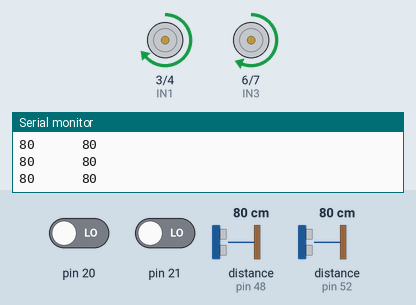
This sketch was run on a simulated Arduino Mega 2560, built with avr-gcc and run on an emulated ATmega2560. Parts: motor-driver pin pairs drawn as motors (green arrow = first pin HIGH = forward, orange = second pin HIGH = backward, longer = more drive, scaled by the enable pin), the last lines printed to the serial monitor. Wiring (inferred from the names in the program): 2 × ultrasonic range finder: trigger pin 46, echo pin 48 / trigger pin 50, echo pin 52. The inputs (shaded band) are chosen by the test bench; at power-on: distance to the obstacle (sensors on pin 48, pin 52) 80 cm, pin 20 LOW, pin 21 LOW. The echo pulse lasts 58.3 µs per cm.

Above: at 1.2 s.
1.3 s: distance to the obstacle (sensor on pin 48) set to 44 cm
2.8 s: distance to the obstacle (sensor on pin 48) set to 36 cm
At 3.3 s:
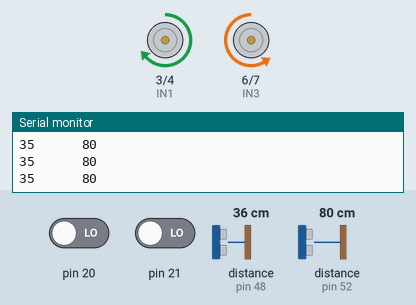
4.3 s: distance to the obstacle (sensor on pin 52) set to 46 cm
7.3 s: distance to the obstacle (sensor on pin 52) set to 38 cm
At 8.1 s:
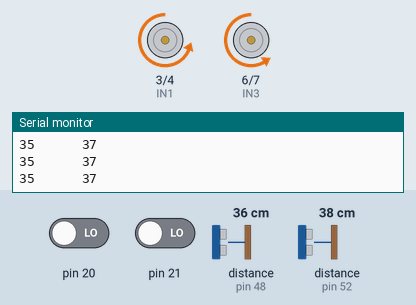
8.8 s: distance to the obstacle (sensor on pin 48) set to 120 cm
At 9.2 s:
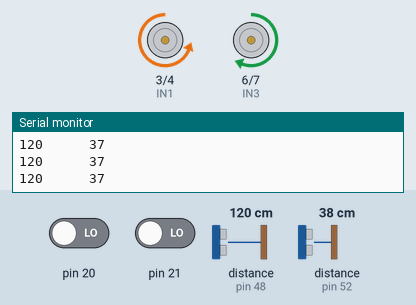
10.3 s: distance to the obstacle (sensor on pin 48) set to 2 cm
At 11.5 s:
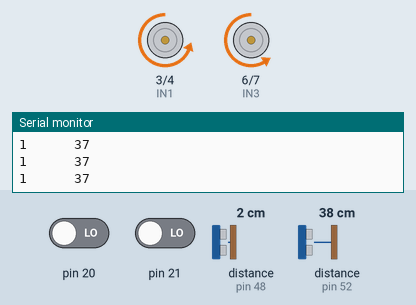
Timing chart, 0 to 12.8 s (numbered marks = the images above; inputs shaded):
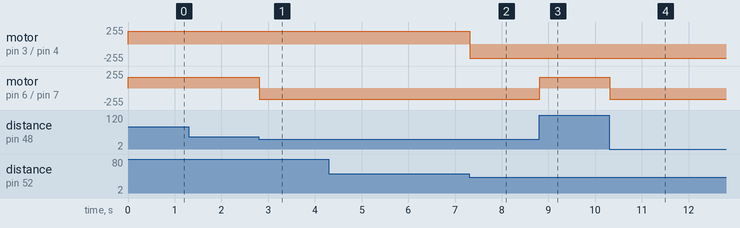

The sketch:

Proekt_10082018.ino
```cpp
#include <SoftwareSerial.h>


//МОТОР 1
int ENA = 2;// ENA подключен к выводу 2скорость
int IN1 = 3;// Input1 подключен к выводу 3
int IN2 = 4;// Input2 подключен к выводу 4
//МОТОР 2
int ENB = 5;// ENA подключен к выводу 5скорость
int IN3 = 6;// Input3 подключен к выводу 6
int IN4 = 7;// Input4 подключен к выводу 7

int NAPRAVLENIE_1;                  //0-назад,1-вперед
int NAPRAVLENIE_2;
volatile unsigned int encoder1 = 1;//начальное значение шагов энкодера
volatile unsigned int encoder2 = 1;

volatile unsigned int previousEncoder1;
volatile unsigned int previousEncoder2;


const int Trig1 = 46;
const int Echo1= 48;
unsigned int time_us1=0;
unsigned int distance1=0;
int d1;
const int Trig2 = 50;
const int Echo2= 52;
unsigned int time_us2=0;
unsigned int distance2=0;
int d2;

long previousMillis = 0; // нулевая отметка
long interval = 100;    // интервал для сравнения


void setup() {
 pinMode (ENA, OUTPUT);  pinMode (IN1, OUTPUT); pinMode (IN2, OUTPUT);
 pinMode (ENB, OUTPUT);  pinMode (IN3, OUTPUT); pinMode (IN4, OUTPUT);

 Serial.begin(9600);

 attachInterrupt(2,Probeg1,RISING);// на 21
 attachInterrupt(3,Probeg2,RISING);// на 20

  pinMode(Trig1, OUTPUT);
  pinMode(Echo1, INPUT);
   pinMode(Trig2, OUTPUT);
  pinMode(Echo2, INPUT);
}


//<<<<<<<<<<<<<<<<<<<<<<<<<<<<<  void loop  >>>>>>>>>>>>>>>>>>>>>>>>>>>>>>>>>>>>>>>>>>>>>>>>>>>>>>>>>>>>>>>>>>void loop

void loop() {
     ultrasonik1(d1);
     ultrasonik2(d2);

   if (distance1>40)
   {
    MOTOR2('F');
   }
   if (distance2>40)
   {
    MOTOR1('F');
   }

   if (distance1<40)
   {
    MOTOR2('B');
   }
   if (distance2<40)
   {
    MOTOR1('B');
   }

  Serial.print(distance1);  Serial.print("      "); Serial.println(distance2);
// Serial.print("                  "); Serial.print(encoder1); Serial.print("      "); Serial.println(encoder2);
}


//<<<<<<<<<<<<<<<<<<<<<<<<<<<<<  void Probeg  >>>>>>>>>>>>>>>>>>>>>>>>>>>>>>>>>>>>>>>>>>>>>>>>>>>>>>>>>>>>>void Probeg

void Probeg1() //поворот колеса робота(подразумевается,что этим смогу определить положение)
{
  if( NAPRAVLENIE_1 == 1 ){//если крутит вперед
   encoder1 = encoder1+1;
  }

  else{
    encoder1 = encoder1-1;
  }
}

void Probeg2() //поворот колеса робота(подразумевается,что этим смогу определить положение)
{
  if( NAPRAVLENIE_2 == 1 ){//если крутит вперед
   encoder2 = encoder2+1;
  }

  else{
    encoder2 = encoder2 - 1;
  }
}

//<<<<<<<<<<<<<<<<<<<<<<<<<<<<<  void MOTOR  >>>>>>>>>>>>>>>>>>>>>>>>>>>>>>>>>>>>>>>>>>>>>>>>>>>>>>>>>>>>>>>>>>>void MOTOR

void MOTOR1(char a)// значение,на которое выставится колесо
{
  if(a == 'F') {
  digitalWrite (IN1, HIGH);
  digitalWrite (IN2, LOW);
  analogWrite(ENA,190);


  }

  else if(a == 'B') {
  digitalWrite (IN1, LOW);
  digitalWrite (IN2, HIGH);
  analogWrite(ENA,210);

   }

  else {
   digitalWrite (IN1, LOW);
  digitalWrite (IN2, LOW);

  }
}

void MOTOR2(char d)// значение,на которое выставится колесо
{
 if( d == 'F') {
  digitalWrite (IN3, HIGH);
  digitalWrite (IN4, LOW);
  analogWrite(ENB,160);


  }

  else if( d == 'B') {
  digitalWrite (IN3, LOW);
  digitalWrite (IN4, HIGH);
  analogWrite(ENB,170);

  }

  else {
  digitalWrite (IN3, LOW);
  digitalWrite (IN4, LOW);

  }

}

  int ultrasonik1 ( int d1)
  {
   digitalWrite(Trig1, HIGH);
   delayMicroseconds(15);
   digitalWrite(Trig1, LOW); // Удерживаем 10 микросекунд
   time_us1=pulseIn(Echo1, HIGH);
   distance1=time_us1/58; // Пересчитываем в сантиметры
   d1 = distance1;
  }

   int ultrasonik2 ( int d2)
  {
   digitalWrite(Trig2, HIGH);
   delayMicroseconds(15);
   digitalWrite(Trig2, LOW); // Удерживаем 10 микросекунд
   time_us2=pulseIn(Echo2, HIGH);
   distance2=time_us2/58; // Пересчитываем в сантиметры
   d2 = distance2;
  }
```

Measured:
- the behaviour switches between 41 and 40 cm on distance to the obstacle (sensor on pin 48) (found by bisection; images 0 and 1)
- the behaviour switches between 41 and 40 cm on distance to the obstacle (sensor on pin 52) (found by bisection; images 1 and 2)
- after the input at 2.8 s, motor on pin 6 (IN3) / pin 7 (IN4): forward 160/255 → backward 170/255 at once
- after the input at 7.3 s, motor on pin 3 (IN1) / pin 4 (IN2): forward 190/255 → backward 210/255 at once
- after the input at 8.8 s, motor on pin 6 (IN3) / pin 7 (IN4): backward 170/255 → forward 160/255 at once
- after the input at 10.3 s, motor on pin 6 (IN3) / pin 7 (IN4): forward 160/255 → backward 170/255 at once
